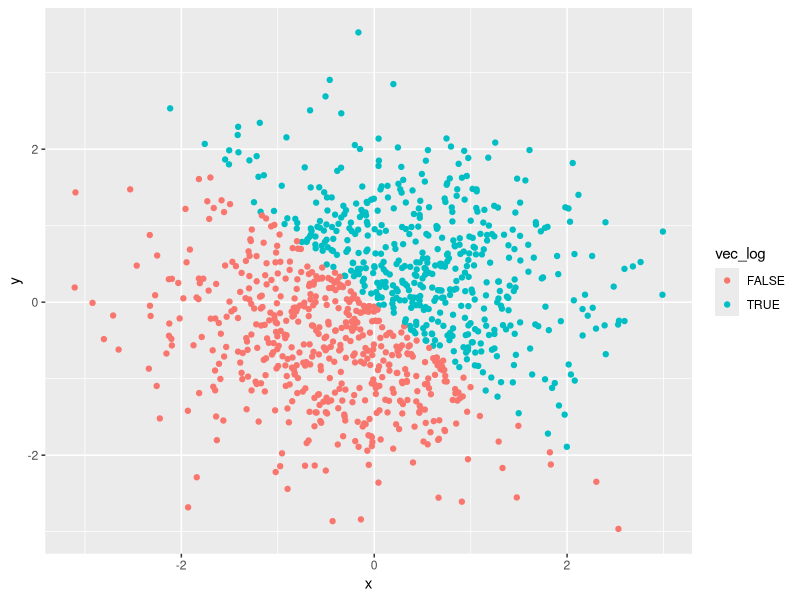
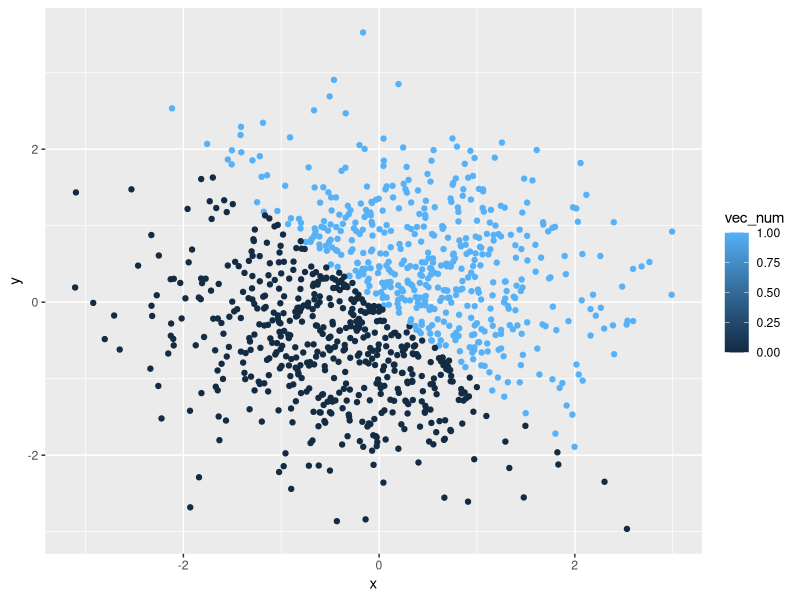
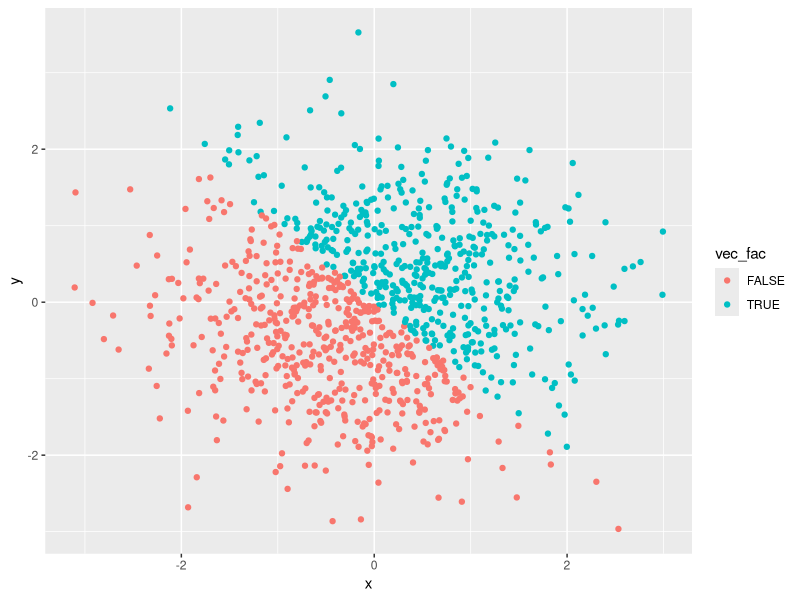
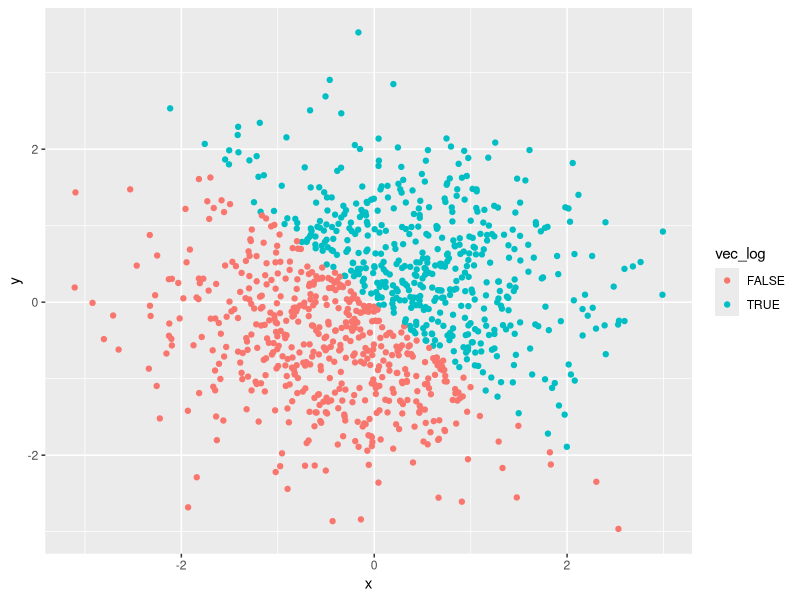

Write the R code that produced these figures, in order.
## ---- chunk 1
library(tidyverse)
library(ggplot2)
## ---- chunk 2

## create data frame
df_1 = tibble(
  random_samp = runif(n = 10, min = 0, max = 5),
  vec_logical = random_samp > 2,
  vec_char = paste(c("X"), 1:10, sep = ""),
  vec_factor = factor(c("male", "male", "female", "female", "male", "female", "female", "male", "female", "male"))
)
df_1 
mean(df_1$random_samp)
mean(df_1$vec_logical)
mean(df_1$vec_char)
mean(df_1$vec_factor)
## ---- chunk 3

## create data frame and do dual conversion
df_3 = tibble(
  vec_char = as.numeric(as.factor(paste(c("X"), 1:10, sep = ""))),
  vec_factor = as.numeric(as.character(factor(c("male", "male", "female", "female", "male", "female", "female", "male", "female", "male"))))
)
df_3 
## ---- chunk 4
#create new data frame
df_4 = tibble(
  x = rnorm(n = 1000),
  y = rnorm(n = 1000),
  vec_log = x + y > 0,
  vec_num = as.numeric(vec_log),
  vec_fac = as.factor(vec_log)
)

#Make scatterplot of y vs x, color points using the logical variable
#red stands for FLASE in vec_log, blue stands for TRUE in vec_log
ggplot(df_4, aes(x = x, y = y, color = vec_log)) + geom_point()
ggsave("scatter_plot_1.pdf", height = 4, width = 6)

#scatterplot that color points using the numeric variables
#dark blue stands for value 0, light blue stands for 1 in vec_num which is TRUE in vec_log
ggplot(df_4, aes(x = x, y = y, color = vec_num)) + geom_point()
#scatterplot that color points using the factor variables
#red stands for FLASE in vec_fac, blue stands for TRUE in vec_fac
ggplot(df_4, aes(x = x, y = y, color = vec_fac)) + geom_point()
